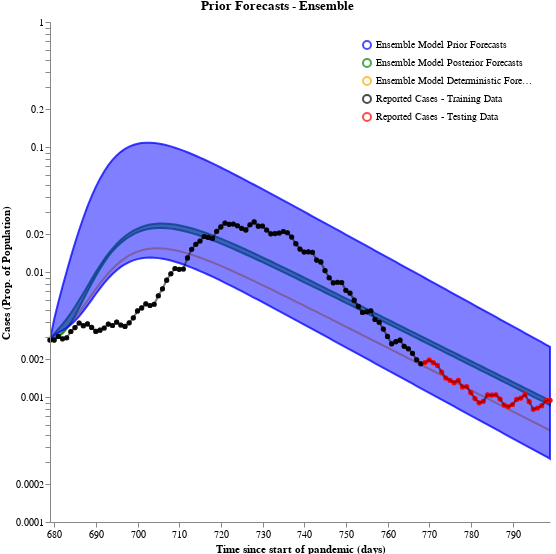

Here is the notebook cell this chart was saved with:
### Code cell
prior = convert_to_output_format(ensemble_prior_forecasts, all_timepoints, nice=True)["Cases_sol"].rename("Ensemble Model Prior Forecasts")
posterior = convert_to_output_format(ensemble_posterior_forecasts, all_timepoints, nice=True)["Cases_sol"].rename("Ensemble Model Posterior Forecasts")
deterministic = convert_to_output_format(ensemble_deterministic_forecasts, all_timepoints, nice=True)["Cases_sol"].rename("Ensemble Model Deterministic Forecasts")
dist_df = pd.concat([prior, posterior, deterministic], axis="columns")

train = pd.Series(train_cases, index=train_timepoints, name="Reported Cases - Training Data")
test = pd.Series(test_cases, index=test_timepoints, name="Reported Cases - Testing Data")
case_df = pd.concat([train, test], axis="columns")

colors = {"Ensemble Model Prior Forecasts": "blue",
          "Ensemble Model Posterior Forecasts": "green",
          "Ensemble Model Deterministic Forecasts": "orange",
          "Reported Cases - Training Data": "black",
          "Reported Cases - Testing Data": "red"}

schema = plot_trajectories("Prior Forecasts - Ensemble", 
                           dist_df,
                            points=case_df,
                            colors=colors
)
plots.save_schema(schema, "_schema.json")
plots.ipy_display(schema)

### Figure 1 — Vega specification as saved in the notebook (floating-point values rounded to 4 significant figures; data arrays with more than 128 entries replaced by an {"elided": "..."} marker saying what was removed)
{"$schema": "https://vega.github.io/schema/vega/v5.json", "axes": [{"name": "x_axis", "orient": "bottom", "scale": "xscale", "title": "Time since start of pandemic (days)", "zindex": 100}, {"name": "y_axis", "orient": "left", "scale": "yscale", "title": "Cases (Prop. of Population)", "zindex": 100}], "data": [{"name": "distributions", "values": {"elided": "363 records"}}, {"name": "traces", "transform": [{"expr": "isValid(datum.value)", "type": "filter"}], "values": []}, {"name": "points", "values": [{"sample_id": 0, "timepoint": 679, "trajectory": "Reported Cases - Training Data", "value": 0.00286}, {"sample_id": 0, "timepoint": 680, "trajectory": "Reported Cases - Training Data", "value": 0.002851}, {"sample_id": 0, "timepoint": 681, "trajectory": "Reported Cases - Training Data", "value": 0.003051}, {"sample_id": 0, "timepoint": 682, "trajectory": "Reported Cases - Training Data", "value": 0.002919}, {"sample_id": 0, "timepoint": 683, "trajectory": "Reported Cases - Training Data", "value": 0.002978}, {"sample_id": 0, "timepoint": 684, "trajectory": "Reported Cases - Training Data", "value": 0.00334}, {"sample_id": 0, "timepoint": 685, "trajectory": "Reported Cases - Training Data", "value": 0.003593}, {"sample_id": 0, "timepoint": 686, "trajectory": "Reported Cases - Training Data", "value": 0.003907}, {"sample_id": 0, "timepoint": 687, "trajectory": "Reported Cases - Training Data", "value": 0.003723}, {"sample_id": 0, "timepoint": 688, "trajectory": "Reported Cases - Training Data", "value": 0.003843}, {"sample_id": 0, "timepoint": 689, "trajectory": "Reported Cases - Training Data", "value": 0.003604}, {"sample_id": 0, "timepoint": 690, "trajectory": "Reported Cases - Training Data", "value": 0.003349}, {"sample_id": 0, "timepoint": 691, "trajectory": "Reported Cases - Training Data", "value": 0.003425}, {"sample_id": 0, "timepoint": 692, "trajectory": "Reported Cases - Training Data", "value": 0.003563}, {"sample_id": 0, "timepoint": 693, "trajectory": "Reported Cases - Training Data", "value": 0.003831}, {"sample_id": 0, "timepoint": 694, "trajectory": "Reported Cases - Training Data", "value": 0.003732}, {"sample_id": 0, "timepoint": 695, "trajectory": "Reported Cases - Training Data", "value": 0.003974}, {"sample_id": 0, "timepoint": 696, "trajectory": "Reported Cases - Training Data", "value": 0.00377}, {"sample_id": 0, "timepoint": 697, "trajectory": "Reported Cases - Training Data", "value": 0.00367}, {"sample_id": 0, "timepoint": 698, "trajectory": "Reported Cases - Training Data", "value": 0.003922}, {"sample_id": 0, "timepoint": 699, "trajectory": "Reported Cases - Training Data", "value": 0.004298}, {"sample_id": 0, "timepoint": 700, "trajectory": "Reported Cases - Training Data", "value": 0.004884}, {"sample_id": 0, "timepoint": 701, "trajectory": "Reported Cases - Training Data", "value": 0.005158}, {"sample_id": 0, "timepoint": 702, "trajectory": "Reported Cases - Training Data", "value": 0.005565}, {"sample_id": 0, "timepoint": 703, "trajectory": "Reported Cases - Training Data", "value": 0.005392}, {"sample_id": 0, "timepoint": 704, "trajectory": "Reported Cases - Training Data", "value": 0.005517}, {"sample_id": 0, "timepoint": 705, "trajectory": "Reported Cases - Training Data", "value": 0.006461}, {"sample_id": 0, "timepoint": 706, "trajectory": "Reported Cases - Training Data", "value": 0.007337}, {"sample_id": 0, "timepoint": 707, "trajectory": "Reported Cases - Training Data", "value": 0.008603}, {"sample_id": 0, "timepoint": 708, "trajectory": "Reported Cases - Training Data", "value": 0.009678}, {"sample_id": 0, "timepoint": 709, "trajectory": "Reported Cases - Training Data", "value": 0.01067}, {"sample_id": 0, "timepoint": 710, "trajectory": "Reported Cases - Training Data", "value": 0.0105}, {"sample_id": 0, "timepoint": 711, "trajectory": "Reported Cases - Training Data", "value": 0.01057}, {"sample_id": 0, "timepoint": 712, "trajectory": "Reported Cases - Training Data", "value": 0.01296}, {"sample_id": 0, "timepoint": 713, "trajectory": "Reported Cases - Training Data", "value": 0.0152}, {"sample_id": 0, "timepoint": 714, "trajectory": "Reported Cases - Training Data", "value": 0.01668}, {"sample_id": 0, "timepoint": 715, "trajectory": "Reported Cases - Training Data", "value": 0.0177}, {"sample_id": 0, "timepoint": 716, "trajectory": "Reported Cases - Training Data", "value": 0.01922}, {"sample_id": 0, "timepoint": 717, "trajectory": "Reported Cases - Training Data", "value": 0.01892}, {"sample_id": 0, "timepoint": 718, "trajectory": "Reported Cases - Training Data", "value": 0.0186}, {"sample_id": 0, "timepoint": 719, "trajectory": "Reported Cases - Training Data", "value": 0.02114}, {"sample_id": 0, "timepoint": 720, "trajectory": "Reported Cases - Training Data", "value": 0.02293}, {"sample_id": 0, "timepoint": 721, "trajectory": "Reported Cases - Training Data", "value": 0.02461}, {"sample_id": 0, "timepoint": 722, "trajectory": "Reported Cases - Training Data", "value": 0.02407}, {"sample_id": 0, "timepoint": 723, "trajectory": "Reported Cases - Training Data", "value": 0.02423}, {"sample_id": 0, "timepoint": 724, "trajectory": "Reported Cases - Training Data", "value": 0.02344}, {"sample_id": 0, "timepoint": 725, "trajectory": "Reported Cases - Training Data", "value": 0.02236}, {"sample_id": 0, "timepoint": 726, "trajectory": "Reported Cases - Training Data", "value": 0.02171}, {"sample_id": 0, "timepoint": 727, "trajectory": "Reported Cases - Training Data", "value": 0.02389}, {"sample_id": 0, "timepoint": 728, "trajectory": "Reported Cases - Training Data", "value": 0.02514}, {"sample_id": 0, "timepoint": 729, "trajectory": "Reported Cases - Training Data", "value": 0.02326}, {"sample_id": 0, "timepoint": 730, "trajectory": "Reported Cases - Training Data", "value": 0.02332}, {"sample_id": 0, "timepoint": 731, "trajectory": "Reported Cases - Training Data", "value": 0.02168}, {"sample_id": 0, "timepoint": 732, "trajectory": "Reported Cases - Training Data", "value": 0.02019}, {"sample_id": 0, "timepoint": 733, "trajectory": "Reported Cases - Training Data", "value": 0.02028}, {"sample_id": 0, "timepoint": 734, "trajectory": "Reported Cases - Training Data", "value": 0.02051}, {"sample_id": 0, "timepoint": 735, "trajectory": "Reported Cases - Training Data", "value": 0.02109}, {"sample_id": 0, "timepoint": 736, "trajectory": "Reported Cases - Training Data", "value": 0.02061}, {"sample_id": 0, "timepoint": 737, "trajectory": "Reported Cases - Training Data", "value": 0.01905}, {"sample_id": 0, "timepoint": 738, "trajectory": "Reported Cases - Training Data", "value": 0.01686}, {"sample_id": 0, "timepoint": 739, "trajectory": "Reported Cases - Training Data", "value": 0.01526}, {"sample_id": 0, "timepoint": 740, "trajectory": "Reported Cases - Training Data", "value": 0.01444}, {"sample_id": 0, "timepoint": 741, "trajectory": "Reported Cases - Training Data", "value": 0.01449}, {"sample_id": 0, "timepoint": 742, "trajectory": "Reported Cases - Training Data", "value": 0.01436}, {"sample_id": 0, "timepoint": 743, "trajectory": "Reported Cases - Training Data", "value": 0.01245}, {"sample_id": 0, "timepoint": 744, "trajectory": "Reported Cases - Training Data", "value": 0.01203}, {"sample_id": 0, "timepoint": 745, "trajectory": "Reported Cases - Training Data", "value": 0.01026}, {"sample_id": 0, "timepoint": 746, "trajectory": "Reported Cases - Training Data", "value": 0.009}, {"sample_id": 0, "timepoint": 747, "trajectory": "Reported Cases - Training Data", "value": 0.008186}, {"sample_id": 0, "timepoint": 748, "trajectory": "Reported Cases - Training Data", "value": 0.00828}, {"sample_id": 0, "timepoint": 749, "trajectory": "Reported Cases - Training Data", "value": 0.008238}, {"sample_id": 0, "timepoint": 750, "trajectory": "Reported Cases - Training Data", "value": 0.007139}, {"sample_id": 0, "timepoint": 751, "trajectory": "Reported Cases - Training Data", "value": 0.006782}, {"sample_id": 0, "timepoint": 752, "trajectory": "Reported Cases - Training Data", "value": 0.005956}, {"sample_id": 0, "timepoint": 753, "trajectory": "Reported Cases - Training Data", "value": 0.00531}, {"sample_id": 0, "timepoint": 754, "trajectory": "Reported Cases - Training Data", "value": 0.004745}, {"sample_id": 0, "timepoint": 755, "trajectory": "Reported Cases - Training Data", "value": 0.004811}, {"sample_id": 0, "timepoint": 756, "trajectory": "Reported Cases - Training Data", "value": 0.004898}, {"sample_id": 0, "timepoint": 757, "trajectory": "Reported Cases - Training Data", "value": 0.00417}, {"sample_id": 0, "timepoint": 758, "trajectory": "Reported Cases - Training Data", "value": 0.00396}, {"sample_id": 0, "timepoint": 759, "trajectory": "Reported Cases - Training Data", "value": 0.003493}, {"sample_id": 0, "timepoint": 760, "trajectory": "Reported Cases - Training Data", "value": 0.00305}, {"sample_id": 0, "timepoint": 761, "trajectory": "Reported Cases - Training Data", "value": 0.002663}, {"sample_id": 0, "timepoint": 762, "trajectory": "Reported Cases - Training Data", "value": 0.002773}, {"sample_id": 0, "timepoint": 763, "trajectory": "Reported Cases - Training Data", "value": 0.002848}, {"sample_id": 0, "timepoint": 764, "trajectory": "Reported Cases - Training Data", "value": 0.002544}, {"sample_id": 0, "timepoint": 765, "trajectory": "Reported Cases - Training Data", "value": 0.002434}, {"sample_id": 0, "timepoint": 766, "trajectory": "Reported Cases - Training Data", "value": 0.002235}, {"sample_id": 0, "timepoint": 767, "trajectory": "Reported Cases - Training Data", "value": 0.001986}, {"sample_id": 0, "timepoint": 768, "trajectory": "Reported Cases - Training Data", "value": 0.001844}, {"sample_id": 0, "timepoint": 769, "trajectory": "Reported Cases - Testing Data", "value": 0.001887}, {"sample_id": 0, "timepoint": 770, "trajectory": "Reported Cases - Testing Data", "value": 0.001976}, {"sample_id": 0, "timepoint": 771, "trajectory": "Reported Cases - Testing Data", "value": 0.001882}, {"sample_id": 0, "timepoint": 772, "trajectory": "Reported Cases - Testing Data", "value": 0.001789}, {"sample_id": 0, "timepoint": 773, "trajectory": "Reported Cases - Testing Data", "value": 0.001582}, {"sample_id": 0, "timepoint": 774, "trajectory": "Reported Cases - Testing Data", "value": 0.00142}, {"sample_id": 0, "timepoint": 775, "trajectory": "Reported Cases - Testing Data", "value": 0.001359}, {"sample_id": 0, "timepoint": 776, "trajectory": "Reported Cases - Testing Data", "value": 0.001303}, {"sample_id": 0, "timepoint": 777, "trajectory": "Reported Cases - Testing Data", "value": 0.001358}, {"sample_id": 0, "timepoint": 778, "trajectory": "Reported Cases - Testing Data", "value": 0.001204}, {"sample_id": 0, "timepoint": 779, "trajectory": "Reported Cases - Testing Data", "value": 0.001211}, {"sample_id": 0, "timepoint": 780, "trajectory": "Reported Cases - Testing Data", "value": 0.001083}, {"sample_id": 0, "timepoint": 781, "trajectory": "Reported Cases - Testing Data", "value": 0.0009712}, {"sample_id": 0, "timepoint": 782, "trajectory": "Reported Cases - Testing Data", "value": 0.0008982}, {"sample_id": 0, "timepoint": 783, "trajectory": "Reported Cases - Testing Data", "value": 0.0009231}, {"sample_id": 0, "timepoint": 784, "trajectory": "Reported Cases - Testing Data", "value": 0.001039}, {"sample_id": 0, "timepoint": 785, "trajectory": "Reported Cases - Testing Data", "value": 0.001035}, {"sample_id": 0, "timepoint": 786, "trajectory": "Reported Cases - Testing Data", "value": 0.001042}, {"sample_id": 0, "timepoint": 787, "trajectory": "Reported Cases - Testing Data", "value": 0.0009643}, {"sample_id": 0, "timepoint": 788, "trajectory": "Reported Cases - Testing Data", "value": 0.0008619}, {"sample_id": 0, "timepoint": 789, "trajectory": "Reported Cases - Testing Data", "value": 0.0008386}, {"sample_id": 0, "timepoint": 790, "trajectory": "Reported Cases - Testing Data", "value": 0.0008709}, {"sample_id": 0, "timepoint": 791, "trajectory": "Reported Cases - Testing Data", "value": 0.000957}, {"sample_id": 0, "timepoint": 792, "trajectory": "Reported Cases - Testing Data", "value": 0.0009805}, {"sample_id": 0, "timepoint": 793, "trajectory": "Reported Cases - Testing Data", "value": 0.001043}, {"sample_id": 0, "timepoint": 794, "trajectory": "Reported Cases - Testing Data", "value": 0.0009183}, {"sample_id": 0, "timepoint": 795, "trajectory": "Reported Cases - Testing Data", "value": 0.0007978}, {"sample_id": 0, "timepoint": 796, "trajectory": "Reported Cases - Testing Data", "value": 0.0008161}, {"sample_id": 0, "timepoint": 797, "trajectory": "Reported Cases - Testing Data", "value": 0.0008521}, {"sample_id": 0, "timepoint": 798, "trajectory": "Reported Cases - Testing Data", "value": 0.0009318}, {"sample_id": 0, "timepoint": 799, "trajectory": "Reported Cases - Testing Data", "value": 0.0009424}]}, {"name": "markers", "values": []}, {"name": "selected", "on": [{"remove": true, "trigger": "clear"}, {"remove": true, "trigger": "!shift"}, {"insert": "clicked", "trigger": "!shift && clicked"}, {"toggle": "clicked", "trigger": "shift && clicked"}]}], "height": 500, "legends": [{"encode": {"labels": {"interactive": true, "name": "legendLabel", "update": {"opacity": [{"test": "!length(data('selected')) || indata('selected', 'value', datum.value)", "value": 1}, {"value": 0.25}]}}, "symbols": {"interactive": true, "name": "legendSymbol", "update": {"fill": {"value": "transparent"}, "opacity": [{"test": "!length(data('selected')) || indata('selected', 'value', datum.value)", "value": 0.7}, {"value": 0.15}], "size": {"value": 64}, "strokeWidth": {"value": 2}}}}, "name": "color_legend", "orient": "top-right", "stroke": "color"}], "marks": [{"from": {"facet": {"data": "points", "groupby": "trajectory", "name": "points_split"}}, "marks": [{"encode": {"hover": {"fillOpacity": {"value": 0.9}}, "update": {"fill": {"field": "trajectory", "scale": "color"}, "fillOpacity": [{"test": "!length(data('selected')) || indata('selected', 'value', datum.trajectory)", "value": 0.5}, {"value": 0.15}], "size": {"value": 10}, "stroke": {"field": "trajectory", "scale": "color"}, "strokeOpacity": [{"test": "!length(data('selected')) || indata('selected', 'value', datum.trajectory)", "value": 0.75}, {"value": 0.15}], "strokeWidth": {"value": 2}, "tooltip": {"field": "value"}, "x": {"field": "timepoint", "scale": "xscale"}, "y": {"field": "value", "scale": "yscale"}}}, "from": {"data": "points"}, "name": "_points_symbol", "type": "symbol", "zindex": 3}, {"encode": {"hover": {"fillOpacity": {"value": 0.9}}, "update": {"interpolate": {"value": "linear"}, "stroke": {"field": "trajectory", "scale": "color"}, "strokeOpacity": [{"test": "!length(data('selected')) || indata('selected', 'value', datum.trajectory)", "value": 0.3}, {"value": 0.1}], "strokeWidth": {"value": 2}, "x": {"field": "timepoint", "scale": "xscale"}, "y": {"field": "value", "scale": "yscale"}}}, "from": {"data": "points"}, "name": "_points_line", "type": "line", "zindex": 3}], "name": "_points", "type": "group", "zindex": 3}, {"from": {"facet": {"data": "traces", "groupby": "trajectory", "name": "traces_split"}}, "marks": [{"encode": {"hover": {"fillOpacity": {"value": 0.9}}, "update": {"interpolate": {"value": "linear"}, "stroke": {"field": "trajectory", "scale": "color"}, "strokeOpacity": [{"test": "!length(data('selected')) || indata('selected', 'value', datum.trajectory)", "value": 0.75}, {"value": 0.15}], "strokeWidth": {"value": 2}, "x": {"field": "timepoint", "scale": "xscale"}, "y": {"field": "value", "scale": "yscale"}}}, "from": {"data": "traces_split"}, "name": "_traces_lines", "type": "line"}], "name": "_traces", "type": "group", "zindex": 2}, {"from": {"facet": {"data": "distributions", "groupby": "trajectory", "name": "trajectory_split"}}, "marks": [{"encode": {"hover": {"fillOpacity": {"value": 0.9}}, "update": {"fill": {"field": "trajectory", "scale": "color"}, "fillOpacity": [{"test": "!length(data('selected')) || indata('selected', 'value', datum.trajectory)", "value": 0.5}, {"value": 0.15}], "interpolate": {"value": "linear"}, "stroke": {"field": "trajectory", "scale": "color"}, "strokeOpacity": [{"test": "!length(data('selected')) || indata('selected', 'value', datum.trajectory)", "value": 0.75}, {"value": 0.15}], "strokeWidth": {"value": 2}, "x": {"field": "timepoint", "scale": "xscale"}, "y": {"field": "upper", "scale": "yscale"}, "y2": {"field": "lower", "scale": "yscale"}}}, "from": {"data": "trajectory_split"}, "type": "area"}], "name": "_distributions", "type": "group", "zindex": 1}, {"marks": [{"encode": {"enter": {"stroke": {"value": "lightgray"}}, "update": {"opacity": {"value": 1}, "x": {"field": "timepoint", "scale": "xscale"}, "y": {"signal": "height"}, "y2": {"value": 0}}}, "from": {"data": "markers"}, "name": "_marker text", "type": "rule"}, {"encode": {"enter": {"fontSize": {"value": 8}, "text": {"field": "datum.label"}, "y": {"value": 0}}}, "from": {"data": "_marker text"}, "name": "_marker flags", "transform": [{"as": ["x", "_y", "opacity", "align", "baseline"], "lineAnchor": "start", "offset": [1], "size": {"signal": "[width, height]"}, "type": "label"}], "type": "text"}], "name": "_markers", "type": "group"}], "scales": [{"domain": {"fields": [{"data": "distributions", "field": "timepoint"}, {"data": "traces", "field": "timepoint"}, {"data": "points", "field": "timepoint"}, {"data": "markers", "field": "timepoint"}]}, "name": "xscale", "range": "width", "type": "linear", "zero": false}, {"domain": {"fields": [{"data": "distributions", "field": "lower"}, {"data": "distributions", "field": "upper"}, {"data": "traces", "field": "value"}, {"data": "points", "field": "value"}]}, "name": "yscale", "nice": true, "range": "height", "type": "log", "zero": false}, {"domain": ["Ensemble Model Prior Forecasts", "Ensemble Model Posterior Forecasts", "Ensemble Model Deterministic Forecasts", "Reported Cases - Training Data", "Reported Cases - Testing Data"], "name": "color", "range": ["blue", "green", "orange", "black", "red"], "type": "ordinal"}], "signals": [{"name": "clear", "on": [{"events": "mouseup[!event.item]", "force": true, "update": "true"}], "value": true}, {"name": "shift", "on": [{"events": "@legendSymbol:click, @legendLabel:click", "force": true, "update": "event.shiftKey"}], "value": false}, {"name": "clicked", "on": [{"events": "@legendSymbol:click, @legendLabel:click", "force": true, "update": "{value: datum.value}"}], "value": null}], "title": "Prior Forecasts - Ensemble", "width": 500}
